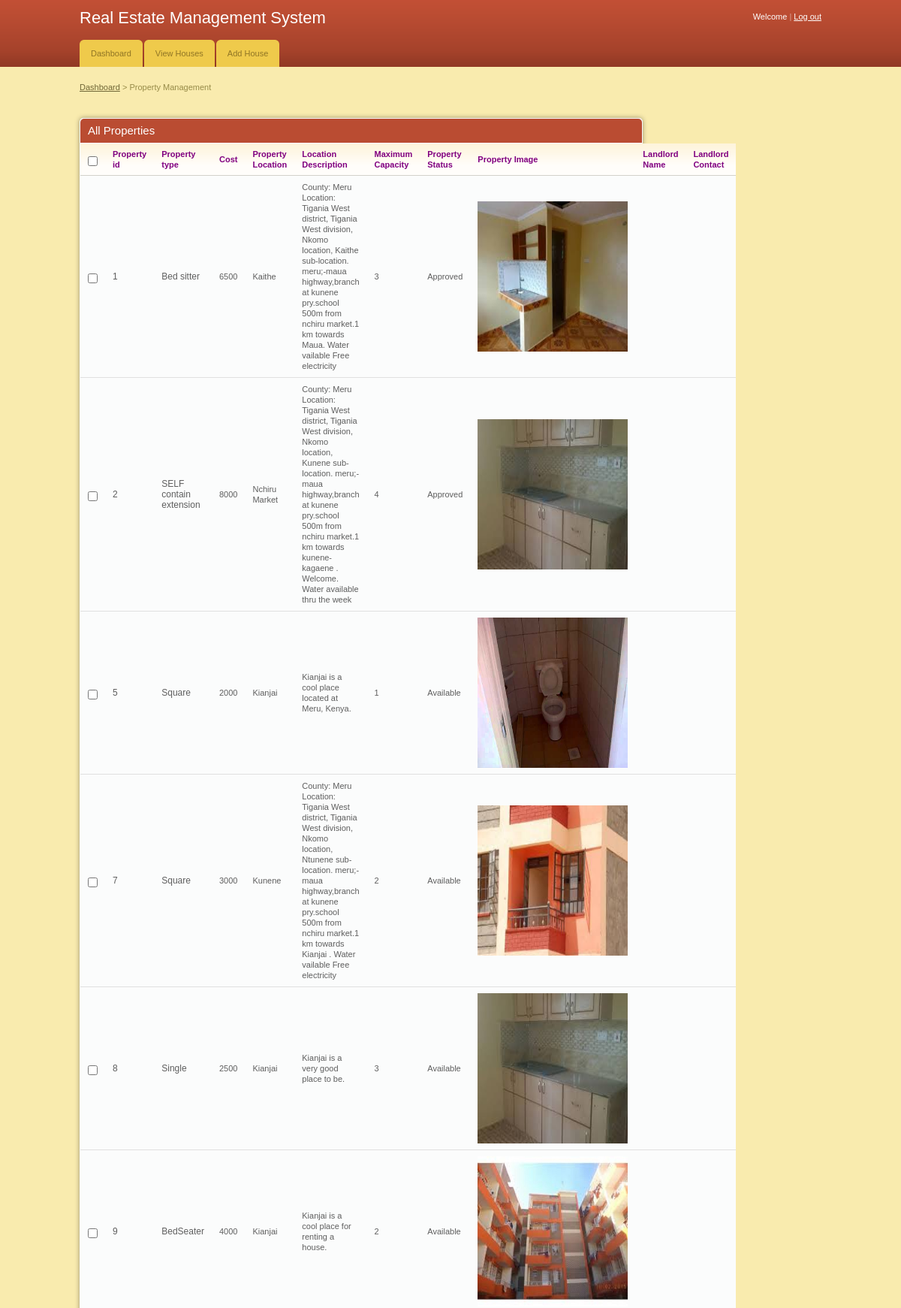
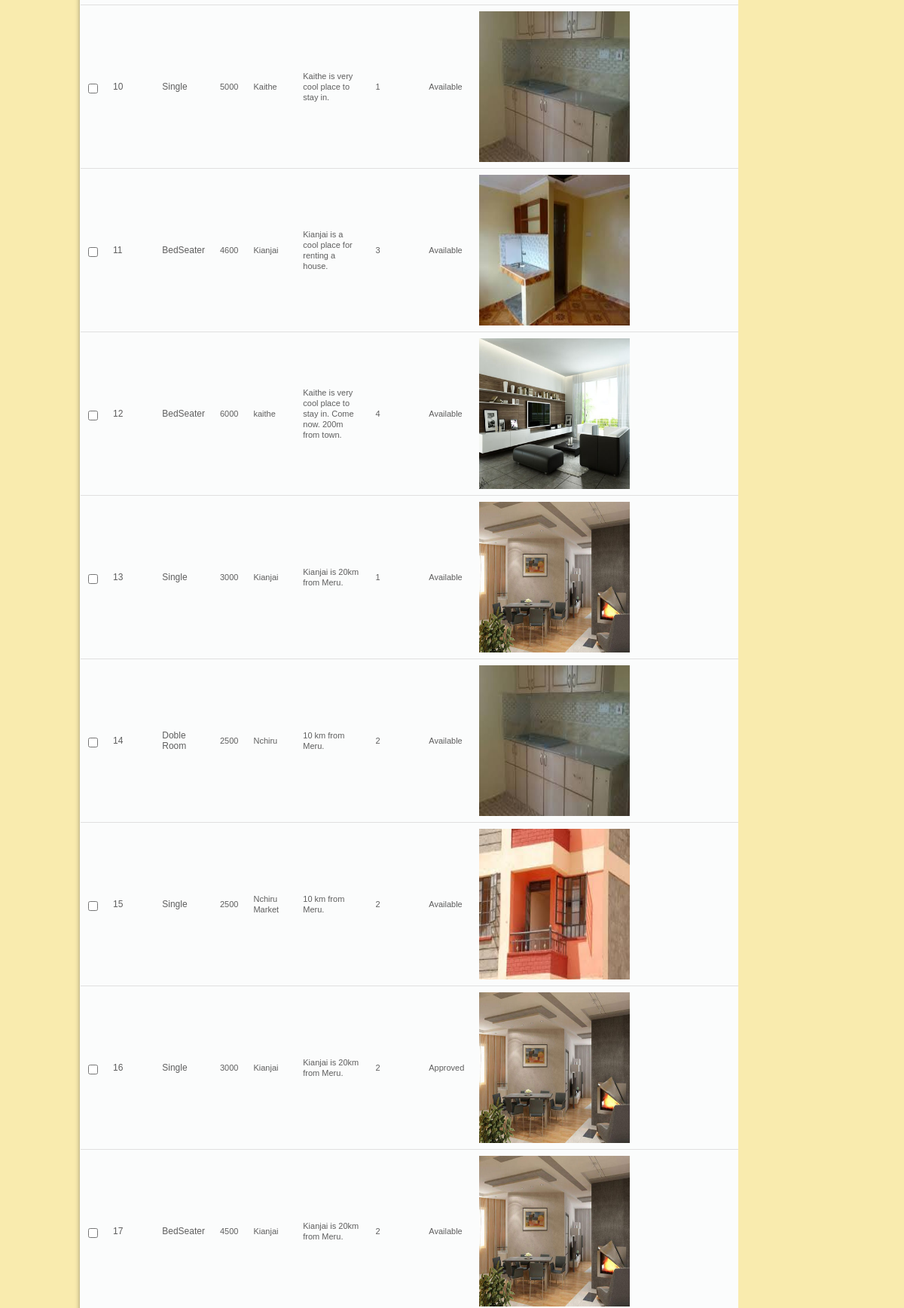
The app's page /landlord/my_houses.php (upper part) with its own data (2 pictures, top to bottom).
### tables this page shows
CREATE TABLE `houses` (
  `house_id` int(11) NOT NULL,
  `house_number` varchar(255) NOT NULL,
  `landlord` varchar(30) NOT NULL,
  `phonenumber` varchar(10) NOT NULL,
  `fName` varchar(50) NOT NULL,
  `house_type` varchar(255) NOT NULL,
  `image` text NOT NULL,
  `rent_cost` int(11) NOT NULL,
  `location` varchar(30) NOT NULL,
  `location_description` text NOT NULL,
  `max_capacity` int(11) NOT NULL,
  `status` varchar(255) NOT NULL
);

### landlord/my_houses.php (the view, shortened to what this page needs)
<!DOCTYPE html PUBLIC "-//W3C//DTD XHTML 1.0 Transitional//EN" "http://www.w3.org/TR/xhtml1/DTD/xhtml1-transitional.dtd">
<html xmlns="http://www.w3.org/1999/xhtml">
<head>
	<link rel="stylesheet" href="css/style.css" type="text/css" media="all" />
</head>
<body>
<div id="header">
	<div class="shell">
		<?php
			include 'menu.php';
		?>
		</div>
	</div>
<div id="container">
	<div class="shell">
		<div class="small-nav">
			<a href="index.php">Dashboard</a>
			<span>&gt;</span>
			Property Management
		</div>
		<br />
		<div id="main">
			<div id="content">
				<div class="box">
					<div class="box-head">
						<h2 class="left">All Properties</h2>
					</div>
					<div class="table">
						<table width="100%" border="0" cellspacing="0" cellpadding="0">
							<tr>
								<th width="13"><input type="checkbox" class="checkbox" /></th>
								<font color="purple">
								<th><font color="purple">Property id</font></th>
								<th><font color="purple">Property type</font></th>
								<th><font color="purple">Cost</font></th>
								<th><font color="purple">Property Location</font></th>
								<th><font color="purple">Location Description</font></th>
								<th><font color="purple">Maximum Capacity</font></th>
								<th><font color="purple">Property Status</font></th>
								<th><font color="purple">Property Image</font></th>
								<th><font color="purple">Landlord Name</font></th>
								<th><font color="purple">Landlord Contact</font></th>
							</tr>
							<?php
								include '../includes/config.php';
								$select = "SELECT * FROM houses";
								$result = $conn->query($select);
								while($row = $result->fetch_assoc()){
							?>
							<tr>
								<td><input type="checkbox" class="checkbox" /></td>
								<td><h3><?php echo $row['house_id'] ?></h3></td>
								<td><h3><?php echo $row['house_type'] ?></h3></td>
								<td><?php echo $row['rent_cost'] ?></td>
								<td><?php echo $row['location'] ?></td>
								<td><?php echo $row['location_description'] ?></td>
								<td><?php echo $row['max_capacity'] ?></td>
								<td><?php echo $row['status'] ?></td>
								<td><img class="thumb" src="../house_images/<?php echo $row['image'];?>" width="200" height="200"></td>
								<td><?php echo $row['name'] ?></td>
								<td><?php echo $row['contact'] ?></td>
							</tr>
							<?php
								}
							?>
						</table>
					</div>
				</div>
			</div>
</body>
</html>

### landlord/css/style.css (style rules this page uses)
* { padding:0; margin:0; outline:0; }
body { background:#f9ebae; font-family: Verdana, sans-serif; font-size:11px; line-height:14px; color:#5e5e5e; }
input, textarea, select { font-family: Verdana, sans-serif; font-size:13px; }
.checkbox { width:13px; height:13px; vertical-align:top; position:relative; top:2px; }
a { color:#ba4c32; text-decoration: underline; cursor:pointer; }
.left, .alignleft { float:left; display:inline; }
h2 { font-size:15px; font-weight: normal; }
h3 { font-size:12px; line-height:14px; font-weight: normal; }
.shell { width:988px; margin:0 auto; }
#header { height:89px; background:url(images/header.gif); white-space:nowrap; }
#container { padding:20px 0; }
.small-nav { color:#978b48; padding-bottom:20px; }
.small-nav a { color:#6f6636; }
#content { float:left; width:750px; }
.table th { background:#fffdfa url(images/th.gif) repeat-x 0 0; color:#818181; text-align: left; padding:7px 10px; border-bottom:solid 1px #d2d1cb; }
.table td { background:#fbfcfc; border-bottom:solid 1px #e0e0e0; padding:8px 10px; }
.box { background:#fbfcfc; height:100%; padding:1px; margin-bottom:20px; }
.box-head { background:#ba4c32; height:32px; color:#fff; padding: 0 10px; line-height:32px; white-space:nowrap; border-bottom:solid 1px #fff; }
.box { -moz-border-radius:5px; -webkit-border-radius:5px; -moz-box-shadow: 0 0 6px #978f6c; -webkit-box-shadow: 0 0 6px #978f6c; }
.box-head { -moz-border-radius-topleft:5px; -moz-border-radius-topright:5px; -webkit-border-top-left-radius:5px; -webkit-border-top-right-radius:5px; }

### records on screen
houses: house_id "1", house_type "Bed sitter", rent_cost "6500", location "Kaithe", location_description "County: Meru Location: Tigania West district, Tigania West division, Nkomo location, Kaithe sub-location. meru;-maua highway,branch at kunene pry.school 500m from nchiru market.1 km towards Maua. Water vailable Free electricity", max_capacity "3", status "Approved", image (picture)
houses: house_id "2", house_type "SELF contain extension", rent_cost "8000", location "Nchiru Market", location_description "County: Meru Location: Tigania West district, Tigania West division, Nkomo location, Kunene sub-location. meru;-maua highway,branch at kunene pry.school 500m from nchiru market.1 km towards kunene-kagaene . Welcome. Water available thru the week", max_capacity "4", status "Approved", image (picture)
houses: house_id "5", house_type "Square", rent_cost "2000", location "Kianjai", location_description "Kianjai is a cool place located at Meru, Kenya.", max_capacity "1", status "Available", image (picture)
houses: house_id "7", house_type "Square", rent_cost "3000", location "Kunene", location_description "County: Meru Location: Tigania West district, Tigania West division, Nkomo location, Ntunene sub-location. meru;-maua highway,branch at kunene pry.school 500m from nchiru market.1 km towards Kianjai . Water vailable Free electricity", max_capacity "2", status "Available", image (picture)
houses: house_id "8", house_type "Single", rent_cost "2500", location "Kianjai", location_description "Kianjai is a very good place to be.", max_capacity "3", status "Available", image (picture)
houses: house_id "9", house_type "BedSeater", rent_cost "4000", location "Kianjai", location_description "Kianjai is a cool place for renting a house.", max_capacity "2", status "Available", image (picture)
houses: house_id "10", house_type "Single", rent_cost "5000", location "Kaithe", location_description "Kaithe is very cool place to stay in.", max_capacity "1", status "Available", image (picture)
houses: house_id "11", house_type "BedSeater", rent_cost "4600", location "Kianjai", location_description "Kianjai is a cool place for renting a house.", max_capacity "3", status "Available", image (picture)
houses: house_id "12", house_type "BedSeater", rent_cost "6000", location "kaithe", location_description "Kaithe is very cool place to stay in. Come now. 200m from town.", max_capacity "4", status "Available", image (picture)
houses: house_id "13", house_type "Single", rent_cost "3000", location "Kianjai", location_description "Kianjai is 20km from Meru.", max_capacity "1", status "Available", image (picture)
houses: house_id "14", house_type "Doble Room", rent_cost "2500", location "Nchiru", location_description "10 km from Meru.", max_capacity "2", status "Available", image (picture)
houses: house_id "15", house_type "Single", rent_cost "2500", location "Nchiru Market", location_description "10 km from Meru.", max_capacity "2", status "Available", image (picture)
houses: house_id "16", house_type "Single", rent_cost "3000", location "Kianjai", location_description "Kianjai is 20km from Meru.", max_capacity "2", status "Approved", image (picture)
houses: house_id "17", house_type "BedSeater", rent_cost "4500", location "Kianjai", location_description "Kianjai is 20km from Meru.", max_capacity "2", status "Available", image (picture)
